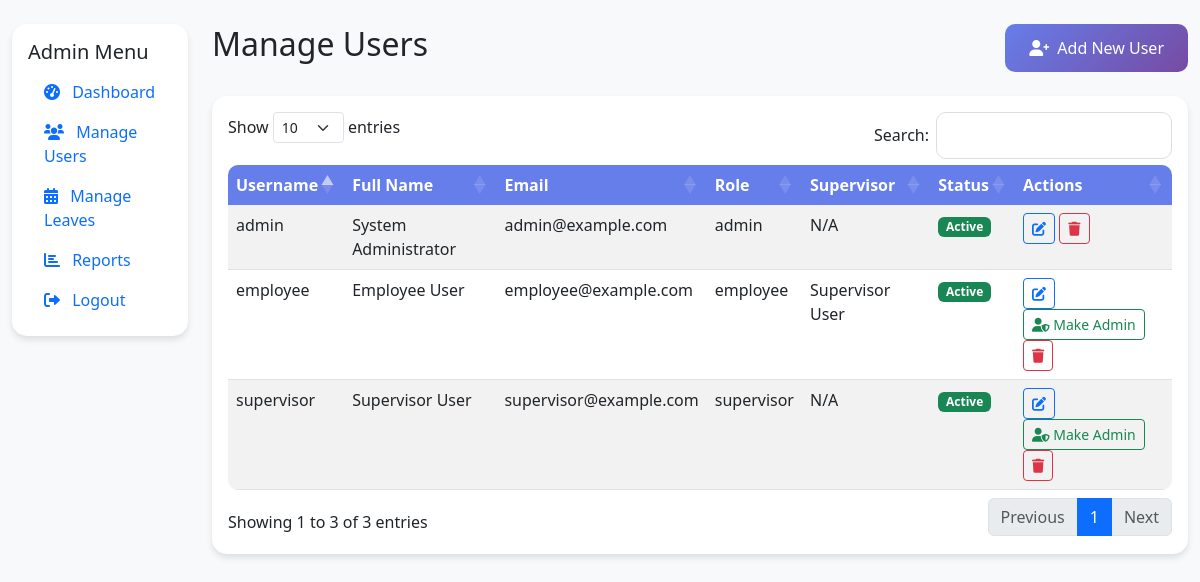
The page /manage_users.php (signed in) on the database its author committed.
### tables this page shows
CREATE TABLE IF NOT EXISTS users (
    id INT PRIMARY KEY AUTO_INCREMENT,
    username VARCHAR(50) NOT NULL UNIQUE,
    password VARCHAR(255) NOT NULL,
    email VARCHAR(100) NOT NULL UNIQUE,
    full_name VARCHAR(100) NOT NULL,
    role_id INT NOT NULL,
    supervisor_id INT,
    status ENUM('active', 'inactive') DEFAULT 'active',
    created_at TIMESTAMP DEFAULT CURRENT_TIMESTAMP,
    updated_at TIMESTAMP DEFAULT CURRENT_TIMESTAMP ON UPDATE CURRENT_TIMESTAMP,
    FOREIGN KEY (role_id) REFERENCES roles(id),
    FOREIGN KEY (supervisor_id) REFERENCES users(id)
);

CREATE TABLE IF NOT EXISTS roles (
    id INT PRIMARY KEY AUTO_INCREMENT,
    name VARCHAR(50) NOT NULL UNIQUE,
    description TEXT,
    created_at TIMESTAMP DEFAULT CURRENT_TIMESTAMP,
    updated_at TIMESTAMP DEFAULT CURRENT_TIMESTAMP ON UPDATE CURRENT_TIMESTAMP
);

### models/User.php (called while the page is built, shortened)
<?php
require_once 'config/database.php';
class User {
    private $conn;
    public function __construct() {
        $database = new Database();
        $this->conn = $database->getConnection();
    }
    public function getAllUsers() {
        try {
            $query = "SELECT u.*, r.name as role_name, s.full_name as supervisor_name
                     FROM users u
                     JOIN roles r ON u.role_id = r.id
                     LEFT JOIN users s ON u.supervisor_id = s.id
                     ORDER BY u.created_at DESC";
            $stmt = $this->conn->prepare($query);
            $stmt->execute();
            return $stmt->fetchAll(PDO::FETCH_ASSOC);
        } catch(PDOException $e) {
            error_log("Error in getAllUsers: " . $e->getMessage());
            return false;
        }
    }
}
?>

### config/database.php (called while the page is built, shortened)
<?php
class Database {
    private $host = "localhost";
    private $db_name = "leavs_system";
    private $username = "root";
    private $password = "";
    public function getConnection() {
        $this->conn = null;
        try {
            $this->conn = new PDO(
                "mysql:host=" . $this->host . ";dbname=" . $this->db_name,
                $this->username,
                $this->password
            );
            $this->conn->setAttribute(PDO::ATTR_ERRMODE, PDO::ERRMODE_EXCEPTION);
            $this->conn->setAttribute(PDO::ATTR_DEFAULT_FETCH_MODE, PDO::FETCH_ASSOC);
            $this->conn->setAttribute(PDO::ATTR_EMULATE_PREPARES, false);
        } catch(PDOException $e) {
            error_log("Database Connection Error: " . $e->getMessage());
            throw new Exception("Database connection failed. Please check your configuration.");
        }
        return $this->conn;
    }
}
?>

### manage_users.php (the view, shortened to what this page needs)
<?php
require_once 'models/User.php';
$user = new User();
$users = $user->getAllUsers();
?>
<!DOCTYPE html>
<html lang="en">
<head>
    <link href="https://cdn.jsdelivr.net/npm/bootstrap@5.3.0/dist/css/bootstrap.min.css" rel="stylesheet">
    <link href="https://cdnjs.cloudflare.com/ajax/libs/font-awesome/6.0.0/css/all.min.css" rel="stylesheet">
    <link href="https://cdn.datatables.net/1.11.5/css/dataTables.bootstrap5.min.css" rel="stylesheet">
</head>
<body>
    <div class="container-fluid py-4">
        <div class="row">
            <div class="col-md-3 col-lg-2">
                <div class="card mb-4">
                    <div class="card-body">
                        <h5 class="card-title">Admin Menu</h5>
                        <ul class="nav flex-column">
                            <li class="nav-item">
                                <a class="nav-link" href="admin_dashboard.php">
                                    <i class="fas fa-tachometer-alt me-2"></i> Dashboard
                                </a>
                            </li>
                            <li class="nav-item">
                                <a class="nav-link active" href="manage_users.php">
                                    <i class="fas fa-users me-2"></i> Manage Users
                                </a>
                            </li>
                            <li class="nav-item">
                                <a class="nav-link" href="manage_leaves.php">
                                    <i class="fas fa-calendar-alt me-2"></i> Manage Leaves
                                </a>
                            </li>
                            <li class="nav-item">
                                <a class="nav-link" href="reports.php">
                                    <i class="fas fa-chart-bar me-2"></i> Reports
                                </a>
                            </li>
                            <li class="nav-item">
                                <a class="nav-link" href="logout.php">
                                    <i class="fas fa-sign-out-alt me-2"></i> Logout
                                </a>
                            </li>
                        </ul>
                    </div>
                </div>
            </div>
            <div class="col-md-9 col-lg-10">
                <div class="d-flex justify-content-between align-items-center mb-4">
                    <h2>Manage Users</h2>
                    <button type="button" class="btn btn-primary" data-bs-toggle="modal" data-bs-target="#addUserModal">
                        <i class="fas fa-user-plus me-2"></i>Add New User
                    </button>
                </div>
                <div class="card">
                    <div class="card-body">
                        <div class="table-responsive">
                            <table class="table table-striped" id="usersTable">
                                <thead>
                                    <tr>
                                        <th>Username</th>
                                        <th>Full Name</th>
                                        <th>Email</th>
                                        <th>Role</th>
                                        <th>Supervisor</th>
                                        <th>Status</th>
                                        <th>Actions</th>
                                    </tr>
                                </thead>
                                <tbody>
                                    <?php foreach($users as $user): ?>
                                        <tr data-user-id="<?php echo $user['id']; ?>">
                                            <td><?php echo htmlspecialchars($user['username']); ?></td>
                                            <td><?php echo htmlspecialchars($user['full_name']); ?></td>
                                            <td><?php echo htmlspecialchars($user['email']); ?></td>
                                            <td class="role-cell"><?php echo htmlspecialchars($user['role_name']); ?></td>
                                            <td><?php echo htmlspecialchars($user['supervisor_name'] ?? 'N/A'); ?></td>
                                            <td>
                                                <span class="badge bg-<?php echo $user['status'] == 'active' ? 'success' : 'danger'; ?>">
                                                    <?php echo ucfirst($user['status']); ?>
                                                </span>
                                            </td>
                                            <td>
                                                <button class="btn btn-sm btn-outline-primary" onclick="editUser(<?php echo $user['id']; ?>)">
                                                    <i class="fas fa-edit"></i>
                                                </button>
                                                <?php if($user['role_name'] !== 'admin'): ?>
                                                <button class="btn btn-sm btn-outline-success make-admin-btn" onclick="makeAdmin(<?php echo $user['id']; ?>)">
                                                    <i class="fas fa-user-shield"></i> Make Admin
                                                </button>
                                                <?php endif; ?>
                                                <button class="btn btn-sm btn-outline-danger" onclick="deleteUser(<?php echo $user['id']; ?>)">
                                                    <i class="fas fa-trash"></i>
                                                </button>
                                            </td>
                                        </tr>
                                    <?php endforeach; ?>
                                </tbody>
                            </table>
                        </div>
                    </div>
                </div>
            </div>
        </div>
    </div>
</body>
</html>

### manage_users.php (style rules this page uses)
:root { --primary-color: #667eea; --secondary-color: #764ba2; }
body { background-color: #f8f9fa; }
.card { border: none; border-radius: 15px; box-shadow: 0 4px 6px rgba(0, 0, 0, 0.1); }
.btn-primary { background: linear-gradient(135deg, var(--primary-color) 0%, var(--secondary-color) 100%); border: none; border-radius: 10px; padding: 0.75rem 1.5rem; }
.table { border-radius: 10px; overflow: hidden; }
.table thead th { background-color: var(--primary-color); color: white; border: none; }

### rows shown on the page
users: username "employee", full_name "Employee User", email "employee@example.com", role.name "employee", supervisor.full_name "Supervisor User", status "Active"
users: username "supervisor", full_name "Supervisor User", email "supervisor@example.com", role.name "supervisor", supervisor_name "N/A", status "Active"
users: username "admin", full_name "System Administrator", email "admin@example.com", role.name "admin", supervisor_name "N/A", status "Active"
